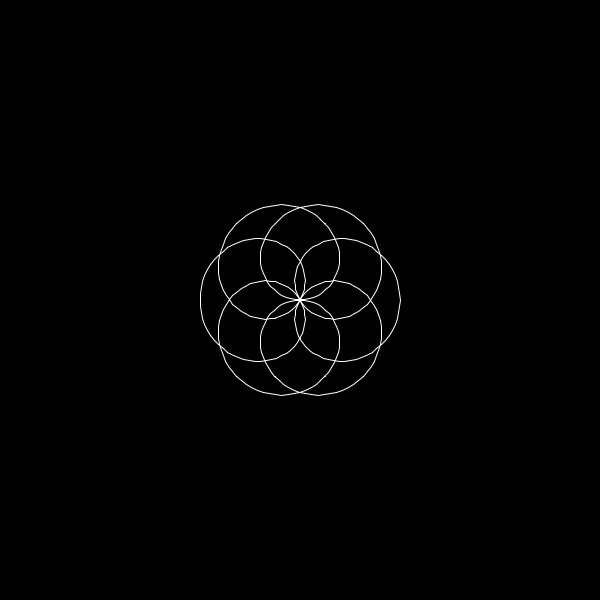
Frame 1 (no input)
Frame 60 (the mouse pressed at the canvas centre just before this capture): identical to frame 1, image omitted
Frame 120 (the mouse held since frame 60 and released just before this capture): identical to frame 1, image omitted

The Processing sketch that drew this single still picture (run headless with seeded random() and noise(); from frame 60 on, the mouse is pressed at the canvas centre):

// Processing sketch: rhodonea_curves_3
// ── rhodonea_curves_3.pde
/* 
In mathematics, a rose or rhodonea curve 
is a sinusoid plotted in polar coordinates.
*/


float r = 100;
float petalLen;
int resolution = 100;
float theta;
float x;
float y;
float k;
float n = 3;
float d = 4;
float c = 0;
void setup() {
  size(600,600);
  k = n / d;
}


void draw() {
  background(0);
  pushMatrix();
  translate(width*0.5,height*0.5);
  //fill(255);
  noFill();
  stroke(255);
  beginShape();
  for(int i = 0; i < resolution*d; i++) {
    
    theta = map(i,0,resolution,0,TWO_PI);
    
    petalLen = cos(k*theta) + c;
    x = r * petalLen * cos(theta);
    y = r * petalLen * sin(theta);
    point(x,y);
    vertex(x,y);
  }
  endShape(CLOSE);
  popMatrix();
}
